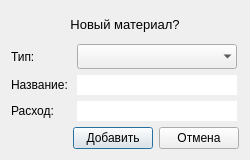
<?xml version="1.0" encoding="UTF-8"?>
<ui version="4.0">
 <class>Dialog</class>
 <widget class="QDialog" name="Dialog">
  <property name="geometry">
   <rect>
    <x>0</x>
    <y>0</y>
    <width>250</width>
    <height>160</height>
   </rect>
  </property>
  <property name="sizePolicy">
   <sizepolicy hsizetype="Preferred" vsizetype="Fixed">
    <horstretch>0</horstretch>
    <verstretch>0</verstretch>
   </sizepolicy>
  </property>
  <property name="minimumSize">
   <size>
    <width>250</width>
    <height>160</height>
   </size>
  </property>
  <property name="maximumSize">
   <size>
    <width>250</width>
    <height>160</height>
   </size>
  </property>
  <property name="baseSize">
   <size>
    <width>0</width>
    <height>0</height>
   </size>
  </property>
  <property name="windowTitle">
   <string>Dialog</string>
  </property>
  <layout class="QGridLayout" name="gridLayout">
   <item row="0" column="0">
    <widget class="QLabel" name="label_3">
     <property name="sizePolicy">
      <sizepolicy hsizetype="Preferred" vsizetype="Preferred">
       <horstretch>0</horstretch>
       <verstretch>0</verstretch>
      </sizepolicy>
     </property>
     <property name="font">
      <font>
       <family>Segoe UI</family>
       <pointsize>9</pointsize>
      </font>
     </property>
     <property name="frameShape">
      <enum>QFrame::NoFrame</enum>
     </property>
     <property name="text">
      <string>&lt;html&gt;&lt;head/&gt;&lt;body&gt;&lt;p&gt;&lt;span style=&quot; font-size:10pt;&quot;&gt;Новый материал?&lt;/span&gt;&lt;/p&gt;&lt;/body&gt;&lt;/html&gt;</string>
     </property>
     <property name="textFormat">
      <enum>Qt::AutoText</enum>
     </property>
     <property name="alignment">
      <set>Qt::AlignCenter</set>
     </property>
    </widget>
   </item>
   <item row="1" column="0">
    <layout class="QHBoxLayout" name="horizontalLayout_4">
     <item>
      <widget class="QLabel" name="label_4">
       <property name="sizePolicy">
        <sizepolicy hsizetype="Fixed" vsizetype="Preferred">
         <horstretch>0</horstretch>
         <verstretch>0</verstretch>
        </sizepolicy>
       </property>
       <property name="minimumSize">
        <size>
         <width>60</width>
         <height>20</height>
        </size>
       </property>
       <property name="font">
        <font/>
       </property>
       <property name="text">
        <string>Тип:</string>
       </property>
      </widget>
     </item>
     <item>
      <widget class="QComboBox" name="comboBox">
       <property name="sizePolicy">
        <sizepolicy hsizetype="Fixed" vsizetype="Fixed">
         <horstretch>0</horstretch>
         <verstretch>0</verstretch>
        </sizepolicy>
       </property>
       <property name="minimumSize">
        <size>
         <width>160</width>
         <height>20</height>
        </size>
       </property>
       <property name="maximumSize">
        <size>
         <width>160</width>
         <height>25</height>
        </size>
       </property>
       <property name="frame">
        <bool>false</bool>
       </property>
      </widget>
     </item>
    </layout>
   </item>
   <item row="2" column="0">
    <layout class="QHBoxLayout" name="horizontalLayout_3">
     <item>
      <widget class="QLabel" name="label">
       <property name="sizePolicy">
        <sizepolicy hsizetype="Fixed" vsizetype="Fixed">
         <horstretch>0</horstretch>
         <verstretch>0</verstretch>
        </sizepolicy>
       </property>
       <property name="minimumSize">
        <size>
         <width>60</width>
         <height>20</height>
        </size>
       </property>
       <property name="font">
        <font>
         <family>Segoe UI</family>
        </font>
       </property>
       <property name="text">
        <string>Название:</string>
       </property>
      </widget>
     </item>
     <item>
      <widget class="QLineEdit" name="lineEdit">
       <property name="sizePolicy">
        <sizepolicy hsizetype="Fixed" vsizetype="Fixed">
         <horstretch>0</horstretch>
         <verstretch>0</verstretch>
        </sizepolicy>
       </property>
       <property name="minimumSize">
        <size>
         <width>160</width>
         <height>20</height>
        </size>
       </property>
       <property name="maximumSize">
        <size>
         <width>160</width>
         <height>20</height>
        </size>
       </property>
       <property name="tabletTracking">
        <bool>false</bool>
       </property>
       <property name="frame">
        <bool>false</bool>
       </property>
       <property name="alignment">
        <set>Qt::AlignLeading|Qt::AlignLeft|Qt::AlignVCenter</set>
       </property>
      </widget>
     </item>
    </layout>
   </item>
   <item row="3" column="0">
    <layout class="QHBoxLayout" name="horizontalLayout_2">
     <item>
      <widget class="QLabel" name="label_2">
       <property name="sizePolicy">
        <sizepolicy hsizetype="Fixed" vsizetype="Fixed">
         <horstretch>0</horstretch>
         <verstretch>0</verstretch>
        </sizepolicy>
       </property>
       <property name="minimumSize">
        <size>
         <width>60</width>
         <height>20</height>
        </size>
       </property>
       <property name="font">
        <font>
         <kerning>true</kerning>
        </font>
       </property>
       <property name="text">
        <string>Расход:</string>
       </property>
      </widget>
     </item>
     <item>
      <widget class="QLineEdit" name="lineEdit_2">
       <property name="sizePolicy">
        <sizepolicy hsizetype="Fixed" vsizetype="Fixed">
         <horstretch>0</horstretch>
         <verstretch>0</verstretch>
        </sizepolicy>
       </property>
       <property name="minimumSize">
        <size>
         <width>160</width>
         <height>20</height>
        </size>
       </property>
       <property name="maximumSize">
        <size>
         <width>160</width>
         <height>20</height>
        </size>
       </property>
       <property name="frame">
        <bool>false</bool>
       </property>
      </widget>
     </item>
    </layout>
   </item>
   <item row="4" column="0">
    <layout class="QHBoxLayout" name="horizontalLayout">
     <item>
      <spacer name="spacer">
       <property name="orientation">
        <enum>Qt::Horizontal</enum>
       </property>
       <property name="sizeType">
        <enum>QSizePolicy::Expanding</enum>
       </property>
       <property name="sizeHint" stdset="0">
        <size>
         <width>10</width>
         <height>20</height>
        </size>
       </property>
      </spacer>
     </item>
     <item>
      <widget class="QPushButton" name="addButton">
       <property name="sizePolicy">
        <sizepolicy hsizetype="Preferred" vsizetype="Fixed">
         <horstretch>0</horstretch>
         <verstretch>0</verstretch>
        </sizepolicy>
       </property>
       <property name="minimumSize">
        <size>
         <width>0</width>
         <height>20</height>
        </size>
       </property>
       <property name="text">
        <string>Добавить</string>
       </property>
      </widget>
     </item>
     <item>
      <widget class="QPushButton" name="cancelButton">
       <property name="sizePolicy">
        <sizepolicy hsizetype="Preferred" vsizetype="Fixed">
         <horstretch>0</horstretch>
         <verstretch>0</verstretch>
        </sizepolicy>
       </property>
       <property name="text">
        <string>Отмена</string>
       </property>
      </widget>
     </item>
    </layout>
   </item>
  </layout>
 </widget>
 <resources/>
 <connections/>
</ui>
